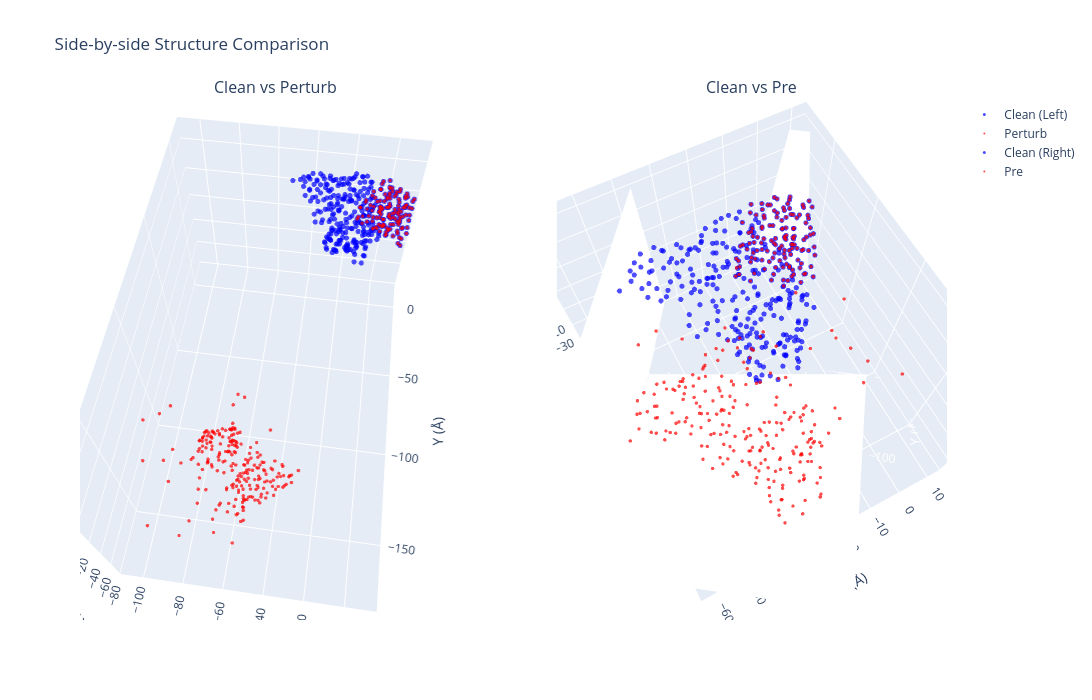

The code cell stored with this chart in its notebook:
### Markdown cell above
# 全链长，bb分析

### Code cell
import torch
import numpy as np
import plotly.graph_objects as go
from plotly.subplots import make_subplots

def visualize_side_by_side(
    coords_clean: torch.Tensor,
    coords_perturb: torch.Tensor,
    coords_pre: torch.Tensor,
    atom_idx: int = 1,  # CA # 1
    output_html: str = None
):
    """Plotly 交互式 3D 图，左右双视图排版"""
    
    # 提取坐标数据
    clean_ca = coords_clean[:, atom_idx].cpu().numpy()
    perturb_ca = coords_perturb[:, atom_idx].cpu().numpy()
    pre_ca = coords_pre[:, atom_idx].cpu().numpy()
    
    # 1. 创建 1行2列 的子图，必须指定 type 为 'scene' 支持 3D
    fig = make_subplots(
        rows=1, cols=2,
        specs=[[{'type': 'scene'}, {'type': 'scene'}]],
        subplot_titles=("Clean vs Perturb", "Clean vs Pre")
    )
    
    # ================= 左侧图 (row=1, col=1): Clean vs Perturb =================
    fig.add_trace(go.Scatter3d(
        x=clean_ca[:, 0], y=clean_ca[:, 1], z=clean_ca[:, 2],
        mode='markers', name='Clean (Left)',
        line=dict(width=2, color='blue'),
        marker=dict(size=3, color='blue', opacity=0.7)
    ), row=1, col=1)
    
    fig.add_trace(go.Scatter3d(
        x=perturb_ca[:, 0], y=perturb_ca[:, 1], z=perturb_ca[:, 2],
        mode='markers', name='Perturb',
        line=dict(width=1, color='red'),
        marker=dict(size=2, color='red', opacity=0.7)
    ), row=1, col=1)
    
    # ================= 右侧图 (row=1, col=2): Clean vs Pre =================
    fig.add_trace(go.Scatter3d(
        x=clean_ca[:, 0], y=clean_ca[:, 1], z=clean_ca[:, 2],
        mode='markers', name='Clean (Right)',
        line=dict(width=2, color='blue'),
        marker=dict(size=3, color='blue', opacity=0.7)
    ), row=1, col=2)
    
    fig.add_trace(go.Scatter3d(
        x=pre_ca[:, 0], y=pre_ca[:, 1], z=pre_ca[:, 2],
        mode='markers', name='Pre',
        # 这里我用了绿色来区分第二个视图，你也可以改回红色 green
        line=dict(width=1, color='red'), 
        marker=dict(size=2, color='red', opacity=0.7)
    ), row=1, col=2)
    
    # ================= 统一设置布局 =================
    # 定义通用的 3D 坐标轴设定
    scene_layout = dict(
        xaxis_title='X (Å)',
        yaxis_title='Y (Å)',
        zaxis_title='Z (Å)',
        aspectmode='data'  # 保持 1:1:1 比例
    )
    
    fig.update_layout(
        title_text="Side-by-side Structure Comparison",
        # 在 subplots 中，3D 视图的 layout 参数名为 scene (左图) 和 scene2 (右图)
        scene=scene_layout,   
        scene2=scene_layout,  
        width=1400,  # 加宽一点以适应两个图并排
        height=700,
        showlegend=True
    )
    
    if output_html:
        fig.write_html(output_html)
        print(f"✅ Interactive side-by-side plot saved: {output_html}")
    
    fig.show()

# 加载文件
loaded_dict = torch.load(
    '/root/private_data/luog/codex/IgGM2/see/seefile/S613_1782014205.pt',
    map_location='cpu',    
    weights_only=True       
)

# 提取张量
coords_clean = loaded_dict['clean'].squeeze(0).detach()
coords_perturb = loaded_dict['perturb'].squeeze(0).detach()
coords_pre = loaded_dict['pre'].squeeze(0).detach()

# 一次性调用左右可视化函数
visualize_side_by_side(
    coords_clean=coords_clean,
    coords_perturb=coords_perturb,
    coords_pre=coords_pre
)

### Figure 1 — Plotly figure (JSON) as saved in the notebook; plotly's stock layout.template omitted (floating-point values rounded to 4 significant figures; data arrays with more than 128 entries replaced by an {"elided": "..."} marker saying what was removed)
{"data": [{"line": {"color": "blue", "width": 2}, "marker": {"color": "blue", "opacity": 0.7, "size": 3}, "mode": "markers", "name": "Clean (Left)", "scene": "scene", "type": "scatter3d", "x": {"elided": "353 float values"}, "y": {"elided": "353 float values"}, "z": {"elided": "353 float values"}}, {"line": {"color": "red", "width": 1}, "marker": {"color": "red", "opacity": 0.7, "size": 2}, "mode": "markers", "name": "Perturb", "scene": "scene", "type": "scatter3d", "x": {"elided": "353 float values"}, "y": {"elided": "353 float values"}, "z": {"elided": "353 float values"}}, {"line": {"color": "blue", "width": 2}, "marker": {"color": "blue", "opacity": 0.7, "size": 3}, "mode": "markers", "name": "Clean (Right)", "scene": "scene2", "type": "scatter3d", "x": {"elided": "353 float values"}, "y": {"elided": "353 float values"}, "z": {"elided": "353 float values"}}, {"line": {"color": "red", "width": 1}, "marker": {"color": "red", "opacity": 0.7, "size": 2}, "mode": "markers", "name": "Pre", "scene": "scene2", "type": "scatter3d", "x": {"elided": "353 float values"}, "y": {"elided": "353 float values"}, "z": {"elided": "353 float values"}}], "layout": {"annotations": [{"font": {"size": 16}, "showarrow": false, "text": "Clean vs Perturb", "x": 0.225, "xanchor": "center", "xref": "paper", "y": 1, "yanchor": "bottom", "yref": "paper"}, {"font": {"size": 16}, "showarrow": false, "text": "Clean vs Pre", "x": 0.775, "xanchor": "center", "xref": "paper", "y": 1, "yanchor": "bottom", "yref": "paper"}], "height": 700, "scene": {"aspectmode": "data", "aspectratio": {"x": 0.891, "y": 1.398, "z": 0.803}, "camera": {"center": {"x": 0, "y": 0, "z": 0}, "eye": {"x": 0.1533, "y": -1.092, "z": 1.863}, "projection": {"type": "perspective"}, "up": {"x": 0, "y": 0, "z": 1}}, "domain": {"x": [0, 0.45], "y": [0, 1]}, "xaxis": {"title": {"text": "X (Å)"}, "type": "linear"}, "yaxis": {"title": {"text": "Y (Å)"}, "type": "linear"}, "zaxis": {"title": {"text": "Z (Å)"}, "type": "linear"}}, "scene2": {"aspectmode": "data", "aspectratio": {"x": 1.021, "y": 1.17, "z": 0.8369}, "camera": {"center": {"x": 0, "y": 0, "z": 0}, "eye": {"x": -0.4099, "y": -0.7825, "z": 1.977}, "projection": {"type": "perspective"}, "up": {"x": 0, "y": 0, "z": 1}}, "domain": {"x": [0.55, 1], "y": [0, 1]}, "xaxis": {"title": {"text": "X (Å)"}, "type": "linear"}, "yaxis": {"title": {"text": "Y (Å)"}, "type": "linear"}, "zaxis": {"title": {"text": "Z (Å)"}, "type": "linear"}}, "showlegend": true, "title": {"text": "Side-by-side Structure Comparison"}, "width": 1400}}
